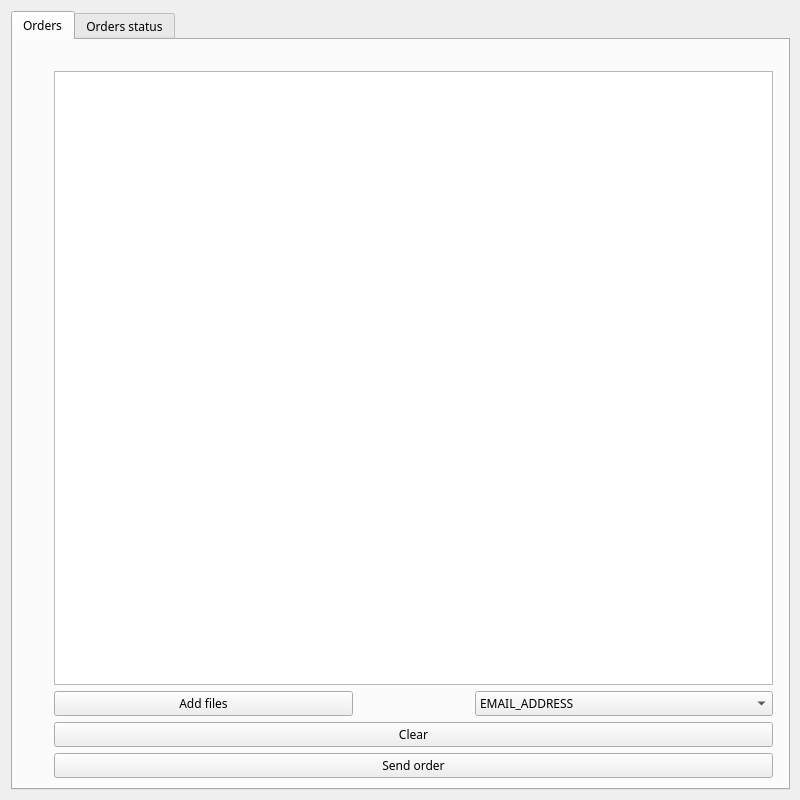
<?xml version="1.0" encoding="UTF-8"?>
<ui version="4.0">
 <class>MainWindow</class>
 <widget class="QMainWindow" name="MainWindow">
  <property name="geometry">
   <rect>
    <x>0</x>
    <y>0</y>
    <width>800</width>
    <height>800</height>
   </rect>
  </property>
  <property name="minimumSize">
   <size>
    <width>800</width>
    <height>800</height>
   </size>
  </property>
  <property name="maximumSize">
   <size>
    <width>800</width>
    <height>800</height>
   </size>
  </property>
  <property name="windowTitle">
   <string>The Plazza</string>
  </property>
  <property name="windowIcon">
   <iconset>
    <normaloff>../ressources/pizzeria.png</normaloff>../ressources/pizzeria.png</iconset>
  </property>
  <property name="windowOpacity">
   <double>1.000000000000000</double>
  </property>
  <property name="tabShape">
   <enum>QTabWidget::Rounded</enum>
  </property>
  <widget class="QWidget" name="centralWidget">
   <widget class="QWidget" name="horizontalLayoutWidget">
    <property name="geometry">
     <rect>
      <x>0</x>
      <y>0</y>
      <width>801</width>
      <height>801</height>
     </rect>
    </property>
    <layout class="QHBoxLayout" name="horizontalLayout_4">
     <item>
      <widget class="QTabWidget" name="tabWidget">
       <property name="font">
        <font>
         <family>Waree</family>
        </font>
       </property>
       <property name="cursor">
        <cursorShape>PointingHandCursor</cursorShape>
       </property>
       <property name="currentIndex">
        <number>0</number>
       </property>
       <widget class="QWidget" name="tab">
        <attribute name="title">
         <string>Orders</string>
        </attribute>
        <widget class="QWidget" name="gridLayoutWidget">
         <property name="geometry">
          <rect>
           <x>30</x>
           <y>20</y>
           <width>741</width>
           <height>721</height>
          </rect>
         </property>
         <layout class="QGridLayout" name="gridLayout_2">
          <property name="sizeConstraint">
           <enum>QLayout::SetNoConstraint</enum>
          </property>
          <property name="bottomMargin">
           <number>3</number>
          </property>
          <property name="horizontalSpacing">
           <number>122</number>
          </property>
          <item row="0" column="0" colspan="2">
           <widget class="QListWidget" name="listWidget">
            <property name="frameShape">
             <enum>QFrame::StyledPanel</enum>
            </property>
            <property name="frameShadow">
             <enum>QFrame::Raised</enum>
            </property>
            <property name="isWrapping" stdset="0">
             <bool>true</bool>
            </property>
           </widget>
          </item>
          <item row="1" column="1">
           <widget class="QComboBox" name="comboBox">
            <item>
             <property name="text">
              <string>EMAIL_ADDRESS</string>
             </property>
            </item>
            <item>
             <property name="text">
              <string>IP_ADDRESS</string>
             </property>
            </item>
            <item>
             <property name="text">
              <string>PHONE_NUMBER</string>
             </property>
            </item>
           </widget>
          </item>
          <item row="3" column="0" colspan="2">
           <widget class="QPushButton" name="pushButton_2">
            <property name="text">
             <string>Send order</string>
            </property>
           </widget>
          </item>
          <item row="1" column="0">
           <widget class="QPushButton" name="pushButton">
            <property name="text">
             <string>Add files</string>
            </property>
           </widget>
          </item>
          <item row="2" column="0" colspan="2">
           <widget class="QPushButton" name="pushButton_3">
            <property name="text">
             <string>Clear</string>
            </property>
           </widget>
          </item>
         </layout>
        </widget>
       </widget>
       <widget class="QWidget" name="tab_2">
        <attribute name="title">
         <string>Orders status</string>
        </attribute>
        <widget class="QWidget" name="gridLayoutWidget_2">
         <property name="geometry">
          <rect>
           <x>30</x>
           <y>20</y>
           <width>741</width>
           <height>701</height>
          </rect>
         </property>
         <layout class="QGridLayout" name="gridLayout_3">
          <item row="5" column="0">
           <widget class="QPushButton" name="displayList">
            <property name="text">
             <string>Clear</string>
            </property>
           </widget>
          </item>
          <item row="1" column="0">
           <widget class="QListWidget" name="resultList"/>
          </item>
          <item row="0" column="0">
           <widget class="QListWidget" name="processList"/>
          </item>
         </layout>
        </widget>
       </widget>
      </widget>
     </item>
    </layout>
   </widget>
  </widget>
  <action name="actionKappa">
   <property name="text">
    <string>Kappa</string>
   </property>
  </action>
 </widget>
 <layoutdefault spacing="6" margin="11"/>
 <resources/>
 <connections/>
</ui>
